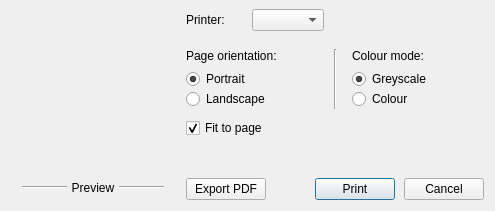
<?xml version="1.0" encoding="UTF-8"?>
<ui version="4.0">
 <class>PrintDialog</class>
 <widget class="QDialog" name="PrintDialog">
  <property name="geometry">
   <rect>
    <x>0</x>
    <y>0</y>
    <width>548</width>
    <height>231</height>
   </rect>
  </property>
  <property name="sizePolicy">
   <sizepolicy hsizetype="Fixed" vsizetype="Fixed">
    <horstretch>0</horstretch>
    <verstretch>0</verstretch>
   </sizepolicy>
  </property>
  <property name="windowTitle">
   <string>Print image</string>
  </property>
  <property name="modal">
   <bool>true</bool>
  </property>
  <layout class="QHBoxLayout" name="horizontalLayout_4">
   <property name="spacing">
    <number>9</number>
   </property>
   <property name="sizeConstraint">
    <enum>QLayout::SetFixedSize</enum>
   </property>
   <property name="leftMargin">
    <number>9</number>
   </property>
   <property name="topMargin">
    <number>9</number>
   </property>
   <item>
    <layout class="QVBoxLayout" name="verticalLayout_3">
     <property name="spacing">
      <number>3</number>
     </property>
     <property name="leftMargin">
      <number>4</number>
     </property>
     <property name="topMargin">
      <number>4</number>
     </property>
     <property name="rightMargin">
      <number>4</number>
     </property>
     <property name="bottomMargin">
      <number>0</number>
     </property>
     <item>
      <widget class="QLabel" name="previewLabel">
       <property name="sizePolicy">
        <sizepolicy hsizetype="Fixed" vsizetype="Fixed">
         <horstretch>0</horstretch>
         <verstretch>0</verstretch>
        </sizepolicy>
       </property>
       <property name="minimumSize">
        <size>
         <width>160</width>
         <height>160</height>
        </size>
       </property>
       <property name="maximumSize">
        <size>
         <width>160</width>
         <height>160</height>
        </size>
       </property>
       <property name="contextMenuPolicy">
        <enum>Qt::NoContextMenu</enum>
       </property>
       <property name="text">
        <string/>
       </property>
       <property name="alignment">
        <set>Qt::AlignCenter</set>
       </property>
      </widget>
     </item>
     <item>
      <spacer name="verticalSpacer_3">
       <property name="orientation">
        <enum>Qt::Vertical</enum>
       </property>
       <property name="sizeType">
        <enum>QSizePolicy::Expanding</enum>
       </property>
       <property name="sizeHint" stdset="0">
        <size>
         <width>20</width>
         <height>0</height>
        </size>
       </property>
      </spacer>
     </item>
     <item>
      <layout class="QHBoxLayout" name="horizontalLayout_6">
       <property name="leftMargin">
        <number>9</number>
       </property>
       <property name="topMargin">
        <number>5</number>
       </property>
       <property name="rightMargin">
        <number>9</number>
       </property>
       <property name="bottomMargin">
        <number>5</number>
       </property>
       <item>
        <widget class="Line" name="line">
         <property name="orientation">
          <enum>Qt::Horizontal</enum>
         </property>
        </widget>
       </item>
       <item>
        <widget class="QLabel" name="label_4">
         <property name="text">
          <string>Preview</string>
         </property>
         <property name="alignment">
          <set>Qt::AlignCenter</set>
         </property>
        </widget>
       </item>
       <item>
        <widget class="Line" name="line_2">
         <property name="orientation">
          <enum>Qt::Horizontal</enum>
         </property>
        </widget>
       </item>
      </layout>
     </item>
    </layout>
   </item>
   <item>
    <layout class="QVBoxLayout" name="verticalLayout">
     <property name="leftMargin">
      <number>0</number>
     </property>
     <property name="topMargin">
      <number>0</number>
     </property>
     <property name="rightMargin">
      <number>0</number>
     </property>
     <property name="bottomMargin">
      <number>0</number>
     </property>
     <item>
      <widget class="QWidget" name="printerListWidget" native="true">
       <layout class="QHBoxLayout" name="horizontalLayout_3">
        <property name="spacing">
         <number>10</number>
        </property>
        <property name="leftMargin">
         <number>0</number>
        </property>
        <property name="topMargin">
         <number>0</number>
        </property>
        <property name="rightMargin">
         <number>0</number>
        </property>
        <property name="bottomMargin">
         <number>0</number>
        </property>
        <item>
         <widget class="QLabel" name="label">
          <property name="text">
           <string>Printer:</string>
          </property>
         </widget>
        </item>
        <item>
         <widget class="QLabel" name="printerListPlaceholder">
          <property name="enabled">
           <bool>true</bool>
          </property>
          <property name="text">
           <string>&lt;No printers found&gt;</string>
          </property>
         </widget>
        </item>
        <item>
         <widget class="QComboBox" name="printerListComboBox"/>
        </item>
        <item>
         <spacer name="horizontalSpacer_2">
          <property name="orientation">
           <enum>Qt::Horizontal</enum>
          </property>
          <property name="sizeHint" stdset="0">
           <size>
            <width>40</width>
            <height>20</height>
           </size>
          </property>
         </spacer>
        </item>
       </layout>
      </widget>
     </item>
     <item>
      <widget class="QWidget" name="pdfPathWidget" native="true">
       <layout class="QHBoxLayout" name="horizontalLayout">
        <property name="leftMargin">
         <number>0</number>
        </property>
        <property name="topMargin">
         <number>0</number>
        </property>
        <property name="rightMargin">
         <number>0</number>
        </property>
        <property name="bottomMargin">
         <number>0</number>
        </property>
       </layout>
      </widget>
     </item>
     <item>
      <layout class="QHBoxLayout" name="horizontalLayout_5">
       <property name="leftMargin">
        <number>0</number>
       </property>
       <property name="topMargin">
        <number>0</number>
       </property>
       <property name="rightMargin">
        <number>0</number>
       </property>
       <property name="bottomMargin">
        <number>0</number>
       </property>
       <item>
        <widget class="QWidget" name="widget_2" native="true">
         <layout class="QVBoxLayout" name="verticalLayout_4">
          <property name="spacing">
           <number>0</number>
          </property>
          <property name="leftMargin">
           <number>0</number>
          </property>
          <property name="topMargin">
           <number>0</number>
          </property>
          <property name="rightMargin">
           <number>0</number>
          </property>
          <property name="bottomMargin">
           <number>0</number>
          </property>
          <item>
           <widget class="QLabel" name="label_3">
            <property name="minimumSize">
             <size>
              <width>130</width>
              <height>0</height>
             </size>
            </property>
            <property name="text">
             <string>Page orientation:</string>
            </property>
            <property name="alignment">
             <set>Qt::AlignLeading|Qt::AlignLeft|Qt::AlignVCenter</set>
            </property>
           </widget>
          </item>
          <item>
           <spacer name="verticalSpacer_4">
            <property name="orientation">
             <enum>Qt::Vertical</enum>
            </property>
            <property name="sizeType">
             <enum>QSizePolicy::Fixed</enum>
            </property>
            <property name="sizeHint" stdset="0">
             <size>
              <width>20</width>
              <height>6</height>
             </size>
            </property>
           </spacer>
          </item>
          <item>
           <widget class="QRadioButton" name="portrait">
            <property name="text">
             <string>Portrait</string>
            </property>
            <property name="checked">
             <bool>true</bool>
            </property>
           </widget>
          </item>
          <item>
           <widget class="QRadioButton" name="landscape">
            <property name="text">
             <string>Landscape</string>
            </property>
           </widget>
          </item>
         </layout>
        </widget>
       </item>
       <item>
        <widget class="Line" name="line_3">
         <property name="orientation">
          <enum>Qt::Vertical</enum>
         </property>
        </widget>
       </item>
       <item>
        <widget class="QWidget" name="colorModeContainer" native="true">
         <layout class="QVBoxLayout" name="verticalLayout_5">
          <property name="spacing">
           <number>0</number>
          </property>
          <property name="leftMargin">
           <number>6</number>
          </property>
          <property name="topMargin">
           <number>0</number>
          </property>
          <property name="rightMargin">
           <number>0</number>
          </property>
          <property name="bottomMargin">
           <number>0</number>
          </property>
          <item>
           <widget class="QLabel" name="label_5">
            <property name="minimumSize">
             <size>
              <width>130</width>
              <height>0</height>
             </size>
            </property>
            <property name="text">
             <string>Colour mode:</string>
            </property>
            <property name="alignment">
             <set>Qt::AlignLeading|Qt::AlignLeft|Qt::AlignVCenter</set>
            </property>
           </widget>
          </item>
          <item>
           <spacer name="verticalSpacer_6">
            <property name="orientation">
             <enum>Qt::Vertical</enum>
            </property>
            <property name="sizeType">
             <enum>QSizePolicy::Fixed</enum>
            </property>
            <property name="sizeHint" stdset="0">
             <size>
              <width>20</width>
              <height>6</height>
             </size>
            </property>
           </spacer>
          </item>
          <item>
           <widget class="QRadioButton" name="grayscale">
            <property name="text">
             <string>Greyscale</string>
            </property>
            <property name="checked">
             <bool>true</bool>
            </property>
           </widget>
          </item>
          <item>
           <widget class="QRadioButton" name="color">
            <property name="text">
             <string>Colour</string>
            </property>
           </widget>
          </item>
          <item>
           <spacer name="verticalSpacer_2">
            <property name="orientation">
             <enum>Qt::Vertical</enum>
            </property>
            <property name="sizeHint" stdset="0">
             <size>
              <width>20</width>
              <height>0</height>
             </size>
            </property>
           </spacer>
          </item>
         </layout>
        </widget>
       </item>
      </layout>
     </item>
     <item>
      <widget class="QCheckBox" name="fitToPageCheckBox">
       <property name="text">
        <string>Fit to page</string>
       </property>
       <property name="checked">
        <bool>true</bool>
       </property>
      </widget>
     </item>
     <item>
      <spacer name="verticalSpacer">
       <property name="orientation">
        <enum>Qt::Vertical</enum>
       </property>
       <property name="sizeHint" stdset="0">
        <size>
         <width>20</width>
         <height>0</height>
        </size>
       </property>
      </spacer>
     </item>
     <item>
      <layout class="QHBoxLayout" name="horizontalLayout_2">
       <item>
        <widget class="QPushButton" name="exportPdfButton">
         <property name="text">
          <string>Export PDF</string>
         </property>
        </widget>
       </item>
       <item>
        <spacer name="horizontalSpacer">
         <property name="orientation">
          <enum>Qt::Horizontal</enum>
         </property>
         <property name="sizeHint" stdset="0">
          <size>
           <width>40</width>
           <height>20</height>
          </size>
         </property>
        </spacer>
       </item>
       <item>
        <widget class="QPushButton" name="printButton">
         <property name="text">
          <string>Print</string>
         </property>
         <property name="default">
          <bool>true</bool>
         </property>
        </widget>
       </item>
       <item>
        <widget class="QPushButton" name="cancelButton">
         <property name="text">
          <string>Cancel</string>
         </property>
        </widget>
       </item>
      </layout>
     </item>
    </layout>
   </item>
  </layout>
 </widget>
 <tabstops>
  <tabstop>printButton</tabstop>
  <tabstop>cancelButton</tabstop>
  <tabstop>printerListComboBox</tabstop>
 </tabstops>
 <resources/>
 <connections/>
</ui>
